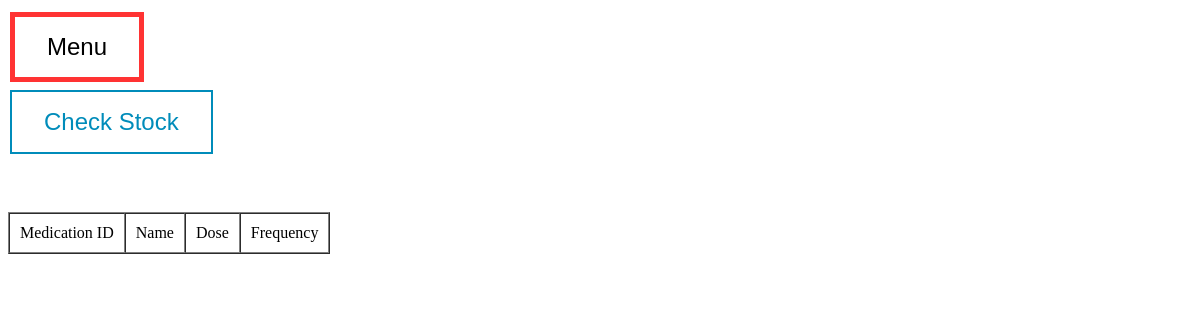
The app's page /dataMed.php, older data.
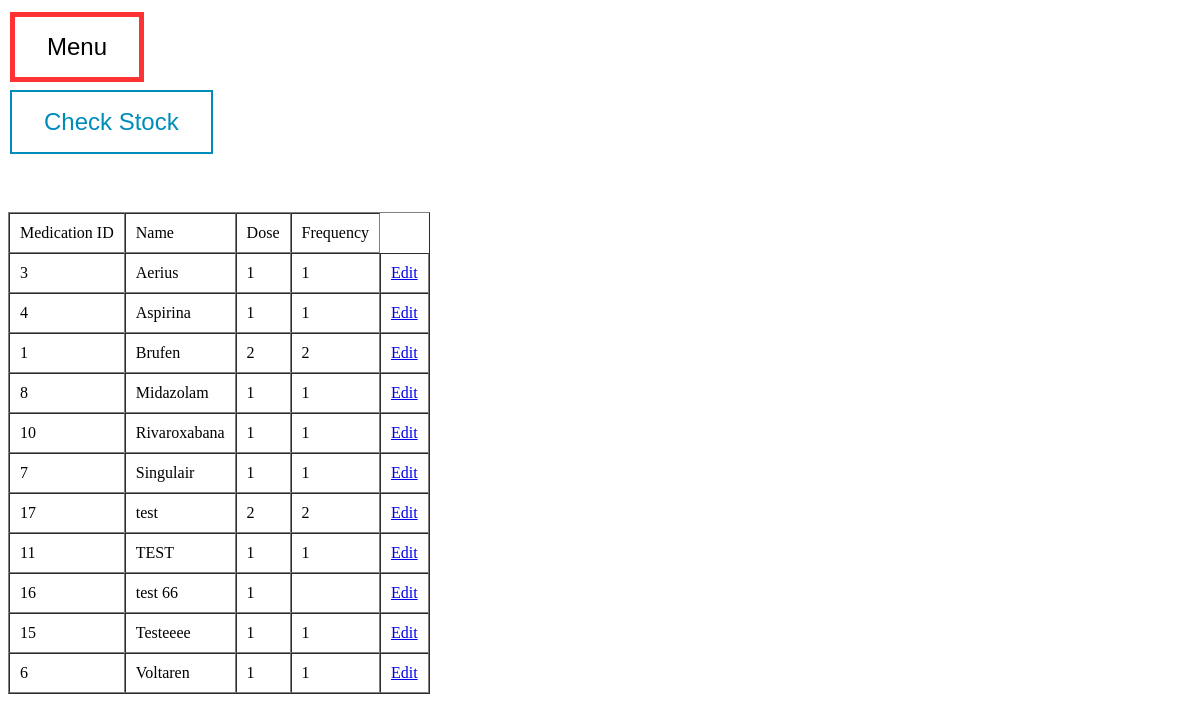
The same page, newer data.
### tables this page shows
CREATE TABLE `stock` (
  `deposit_number` int(11) DEFAULT NULL,
  `medication_id` int(11) NOT NULL,
  `number_of_pills` int(11) DEFAULT NULL
);

CREATE TABLE `medications` (
  `medication_id` int(11) NOT NULL,
  `name` varchar(100) NOT NULL,
  `dose` varchar(50) NOT NULL,
  `frequency` varchar(50) NOT NULL
);

### dataMed.php (the view, shortened to what this page needs)
<?php
include 'alert.php';
?>
<!DOCTYPE html>
<html lang="en" dir="ltr">
  <head>
  </head>
  <body>
  <button onclick = "window.location.href='index.html'" class="button button1">Menu</button> <br>
  <button onclick = "window.location.href='stock.php'" class="button button2">Check Stock </button> <br>
  <br>
<br>
<br>
  <table border = 1 cellspacing = 0 cellpadding = 10>
      <tr>
        <td>Medication ID</td>
        <td>Name</td>
        <td>Dose</td>
        <td>Frequency</td>
      </tr>
      <?php
      $rows = mysqli_query($conn, "SELECT m.medication_id, m.name, m.dose, m.frequency, s.number_of_pills
                              FROM medications m
                              JOIN stock s ON m.medication_id = s.medication_id
                              ORDER BY m.name ASC");
      ?>
      <?php foreach ($rows as $row) : ?>
      <tr>
        <td><?php echo $row["medication_id"]; ?></td>
        <td><?php echo $row["name"]; ?></td>
        <td><?php echo $row["dose"]; ?></td>
        <td><?php echo $row["frequency"]; ?></td>
        <td><?php echo '<a href="infoEditMed.php?medication_id=',$row["medication_id"],'">Edit</a>'; ?></td>
      </tr>
      <?php endforeach; ?>
    </table>
    <br>
  </body>
</html>

### dataMed.php (style rules this page uses)
.button { border: none; color: white; padding: 16px 32px; text-align: center; text-decoration: none; display: inline-block; font-size: 24px; margin: 4px 2px; transition-duration: 0.4s; cursor: pointer; }
.button1 { background-color: white; color: black; border: 5px solid #FF3333; }
.button2 { background-color: white; color: #008CBA; border: 2px solid #008CBA; }

Row changes from the older to the newer data that the page shows:
added stock: medication_id.medication_id "3", medication_id.name "Aerius", medication_id.dose "1", medication_id.frequency "1"
added stock: medication_id.medication_id "4", medication_id.name "Aspirina", medication_id.dose "1", medication_id.frequency "1"
added stock: medication_id.medication_id "1", medication_id.name "Brufen", medication_id.dose "2", medication_id.frequency "2"
added stock: medication_id.medication_id "8", medication_id.name "Midazolam", medication_id.dose "1", medication_id.frequency "1"
added stock: medication_id.medication_id "10", medication_id.name "Rivaroxabana", medication_id.dose "1", medication_id.frequency "1"
added stock: medication_id.medication_id "7", medication_id.name "Singulair", medication_id.dose "1", medication_id.frequency "1"
added stock: medication_id.medication_id "17", medication_id.name "test", medication_id.dose "2", medication_id.frequency "2"
added stock: medication_id.medication_id "11", medication_id.name "TEST", medication_id.dose "1", medication_id.frequency "1"
added stock: medication_id.medication_id "16", medication_id.name "test 66", medication_id.dose "1"
added stock: medication_id.medication_id "15", medication_id.name "Testeeee", medication_id.dose "1", medication_id.frequency "1"
added stock: medication_id.medication_id "6", medication_id.name "Voltaren", medication_id.dose "1", medication_id.frequency "1"
